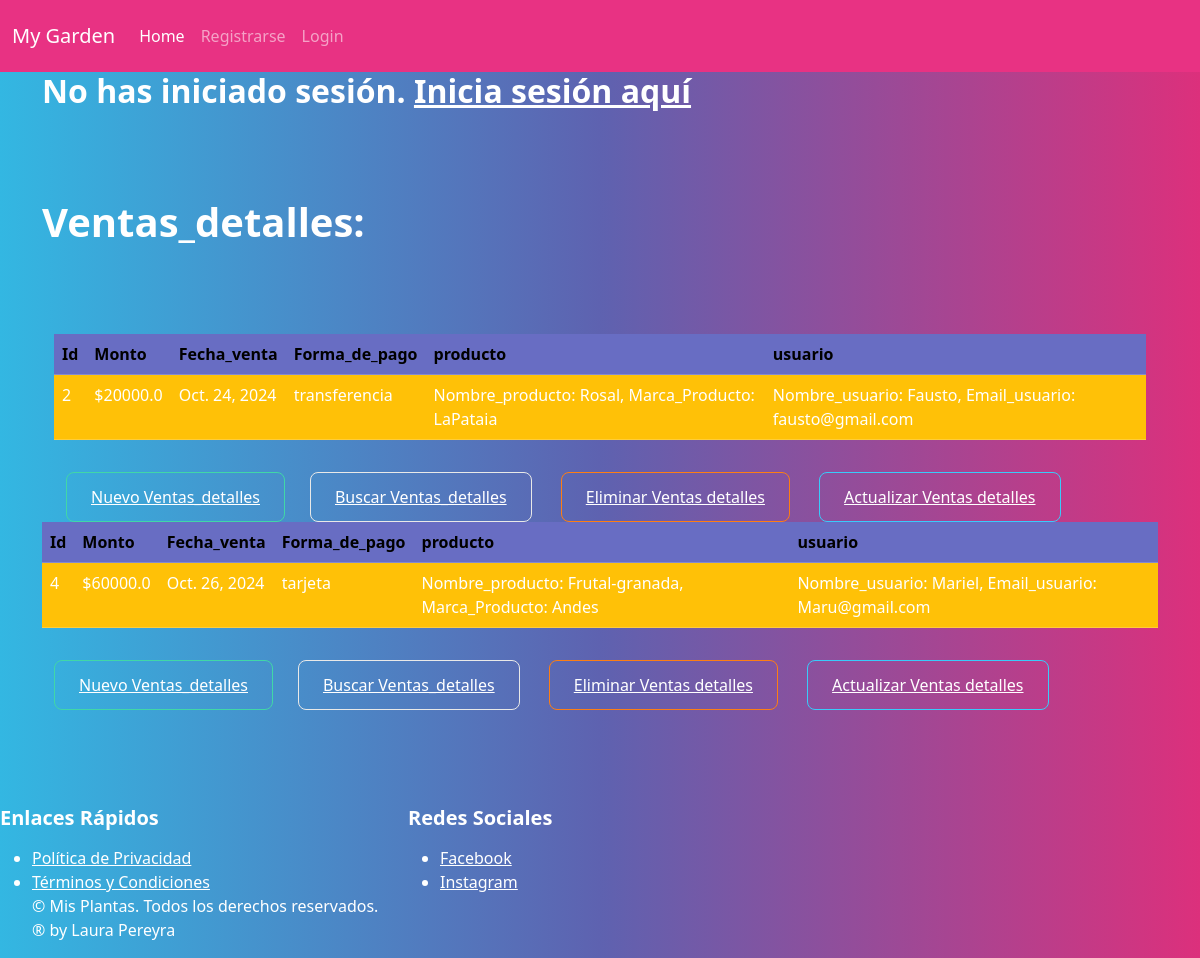
The page /venta_detalles/ on the database its author committed.
### App5/models.py (models this page shows, shortened)
class Ventas_detalles(models.Model):
    monto = models.FloatField()
    fecha_venta = models.DateField()
    forma_de_pago = models.CharField(max_length=25)
    producto = models.ForeignKey(Productos, on_delete=models.CASCADE)
    usuario = models.ForeignKey(Usuarios, on_delete=models.CASCADE)

class Productos(models.Model):
    nombre_producto = models.CharField(max_length=30)
    marca_producto = models.CharField(max_length=20)
    def __str__(self):
        return f'Nombre_producto: {self.nombre_producto}, Marca_Producto: {self.marca_producto}'

class Usuarios(models.Model):
    nombre_usuario = models.CharField(max_length=30)
    email_usuario = models.EmailField()
    def __str__(self):
        return f'Nombre_usuario: {self.nombre_usuario}, Email_usuario: {self.email_usuario}'

### App5/views.py (the view)
# urls.py: path('venta_detalles/', views.mostrar_ventas_detalles, name='Ventas_detalles'),
def mostrar_ventas_detalles(request):
    venta_detalle = Ventas_detalles.objects.all()
    context = {'venta_detalle': venta_detalle}
    return render(request, 'App5/ventas_detalles.html', context=context)

### App5/Templates/App5/ventas_detalles.html (shortened to what this page needs)
{% extends 'App5/base.html' %}
{% load static %}
{% block codigoDinamico %}
<div class="container">
    <h1> Ventas_detalles: </h1> <br> <br> <br>
{% for ventas_detalles in venta_detalle %}
        <div class="container">
            <table class="table table-hover">
                <tbody>
                    <th scope="col">Id</th>
                    <th scope="col">Monto</th>
                    <th scope="col">Fecha_venta</th>
                    <th scope="col">Forma_de_pago</th>
                    <th scope="col">producto</th>
                    <th scope="col">usuario</th>
                    <tr class="table-warning">
                        <td>  {{ ventas_detalles.id}}</td>
                        <td> ${{ ventas_detalles.monto}}</td>
                        <td>  {{ ventas_detalles.fecha_venta}}</td>
                        <td>  {{ ventas_detalles.forma_de_pago}}</td>
                        <td>  {{ ventas_detalles.producto}}</td>
                        <td>  {{ ventas_detalles.usuario}}</td>
                    </tr>
                </tbody>
            </table>
            <div class="container">
                <button type="button" class="btn btn-outline-success">
                    <a href="{% url 'Crear Ventas_detalles' %}">Nuevo Ventas_detalles</a>
                </button>&nbsp; &nbsp; &nbsp;
                <button type="button" class="btn btn-outline-light">
                    <a href="{% url 'Buscar ventas_detalles' %}">Buscar Ventas_detalles</a>
                </button> &nbsp; &nbsp; &nbsp;
                <button type="button" class="btn btn-outline-danger">
                    <a href="{% url 'Eliminar Ventas detalles' ventas_detalles_id=ventas_detalles.id %}">Eliminar Ventas detalles</a>
                </button> &nbsp; &nbsp; &nbsp;
                <button type="button" class="btn btn-outline-info">
                    <a href="{% url 'Actualizar Ventas detalles' ventas_detalles_id=ventas_detalles.id %}">Actualizar Ventas detalles</a>
                </button>
            </div>
        </div>
    </div>
    {% endfor %}
{% endblock %}

### App5/Templates/App5/base.html (shortened to what this page needs)
{% load static %}
<!DOCTYPE html>
<html lang="en">
<head>
    <link href="https://bootswatch.com/5/quartz/bootstrap.min.css" rel="stylesheet"/>
    <link href="{% static 'App5/styles.css' %}" rel="stylesheet" />
    <link href="{% static 'App5/bootstrap.css' %}" rel="stylesheet" />
</head>
<body>
    <nav class="navbar navbar-expand-lg bg-primary" data-bs-theme="dark">
        <div class="container-fluid">
          <a class="navbar-brand" href="#">My Garden</a>
          <div class="collapse navbar-collapse" id="navbarColor01">
            <ul class="navbar-nav me-auto">
              <li class="nav-item">
                <a class="nav-link active" href="{% url 'Home' %}">Home
                </a>
              </li>
              <li class="nav-item">
                <a class="nav-link" href="{% url 'Registro' %}">Registrarse</a>
                </li>
                {% if request.user.is_authenticated %}
                <li class="nav-item">
                  <a class="nav-link" href="{% url 'Productos' %}">Productos</a>
                </li>
                <li class="nav-item">
                  <a class="nav-link" href="{% url 'Usuarios' %}">Usuarios</a>
                </li>
                <li class="nav-item">
                  <a class="nav-link" href="{% url 'Ventas_detalles' %}">Ventas_detalles</a>
                </li>
                <li class="nav-item">
                  <a class="nav-link" href="{% url 'logout' %}">Logout</a>
                </li>
                {% else %}
                <li class="nav-item">
                  <a class="nav-link" href="{% url 'login' %}">Login</a>
                </li>
                {% endif %}
              </ul>
            </div>
          </div>
        </nav>
        <div class="container">
        {% if request.user.is_authenticated %}
        <h2> Hola, {{user.username}}!</h2>
             <a href="{% url 'logout' %}">Cerrar sesión</a>
             {% else %}
                 <h2>No has iniciado sesión. <a href="{% url 'login' %}">Inicia sesión aquí</a>
             {% endif %}
                </div><br> <br> <br>
              {% block codigoDinamico %}
              {% endblock %}
<footer class="mt-5">
  <div class="row">
    <div class="col-md-4">
        <h5>Enlaces Rápidos</h5>
        <ul>
            <li><a href="{% url 'privacy_policy' %}">Política de Privacidad</a></li>
            <li><a href="{% url 'terms_conditions' %}">Términos y Condiciones</a></li>
            <p>&copy;  Mis Plantas. Todos los derechos reservados. ® by Laura Pereyra</p>
        </ul>
    </div>
    <div class="col-md-4">
        <h5>Redes Sociales</h5>
        <ul>
            <li><a href="#">Facebook</a></li>
            <li><a href="#">Instagram</a></li>
        </ul>
    </div>
</div>
</footer>
</body>
</html>

### rows shown on the page
Ventas_detalles: id "2", monto "20000.0", fecha_venta "Oct. 24, 2024", forma_de_pago "transferencia", producto "Nombre_producto: Rosal, Marca_Producto: LaPataia", usuario "Nombre_usuario: Fausto, Email_usuario: fausto@gmail.com"
Ventas_detalles: id "4", monto "60000.0", fecha_venta "Oct. 26, 2024", forma_de_pago "tarjeta", producto "Nombre_producto: Frutal-granada, Marca_Producto: Andes", usuario "Nombre_usuario: Mariel, Email_usuario: Maru@gmail.com"
